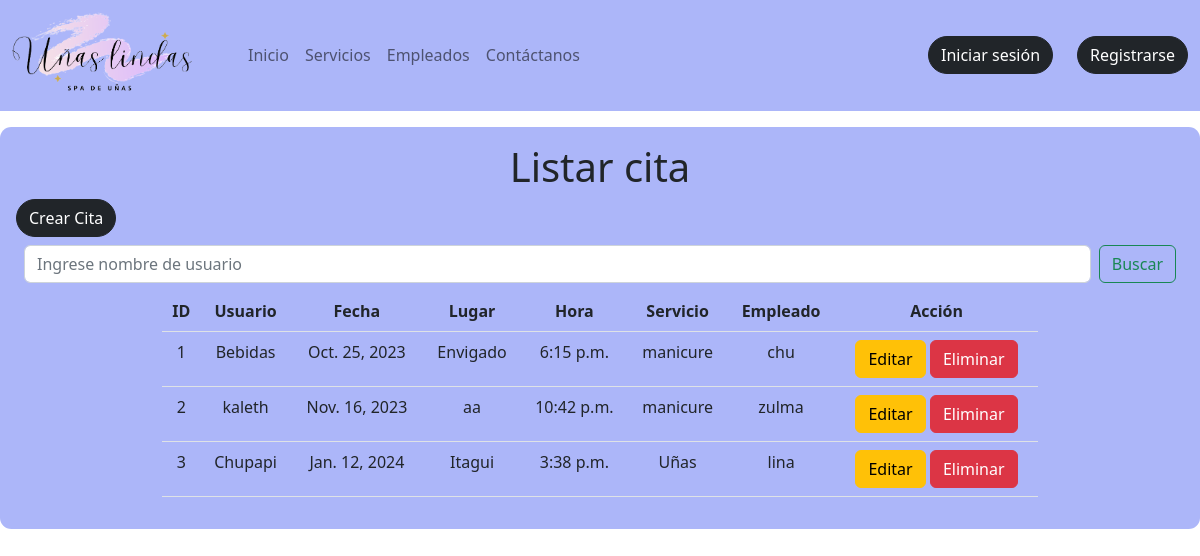
Page /listar_citas on the committed database.
### agenda/models.py (models this page shows, shortened)
class Cita(models.Model):
    idCita=models.BigAutoField( primary_key=True, blank=True)
    idUsuario=models.ForeignKey(Usuario, on_delete=models.CASCADE)
    fecha=models.DateField()
    lugar=models.CharField(max_length=50)
    hora=models.TimeField()
    servicio=models.CharField(max_length=50)
    empleado=models.CharField(max_length=50)

class Usuario(models.Model):
    ROLES=(
        (1,"Administrador"),
        (2,"Empleado"),
        (3,"Usuario")
    )
    idUsuario=models.BigAutoField(primary_key=True,blank=True)
    nombre=models.CharField(max_length=50)
    apellido=models.CharField(max_length=50)
    contacto=models.CharField(max_length=50)
    email=models.CharField(max_length=50)
    nombreUsuario=models.CharField(max_length=50)
    contrasena=models.CharField(max_length=50)
    rol=models.IntegerField(choices=ROLES,default=3)
    def __str__(self):
        return f"{self.nombre}"

### agenda/views.py (the view)
# urls.py: path('listar_citas', views.listar_citas, name="listar_citas"),
def listar_citas(request):
    listar=Cita.objects.all()
    contexto={"datos":listar}
    return render(request,'agenda/citas/listar_cita.html',contexto)

### agenda/templates/agenda/citas/listar_cita.html (shortened to what this page needs)
{% extends 'agenda/base.html' %}
{% load static %}
{% block contenedor %}
<section class="container mt-3 mb-3 p-3" style="background-color: #ACB6F9; max-width: 1400px; border-radius: 0.3cm;">
<h1  class="text-center"> Listar cita</h1>
  <a class="btn btn-dark rounded-pill text-white"href="{% url 'form_citas' %}">Crear Cita</a>
  <form class="d-flex m-2" role="search" method="post" action="{% url 'buscar_cita' %}">
    <input class="form-control me-2" type="search" placeholder="Ingrese nombre de usuario" aria-label="Search" name="buscarcita">
    <button class="btn btn-outline-success" type="submit">Buscar</button>
  </form>
  {% if datos %}
  <table class="table w-75 mx-auto text-center">
    <tr>
        <th>ID</th>
        <th>Usuario</th>
        <th>Fecha</th>
        <th>Lugar</th>
        <th>Hora</th>
        <th>Servicio</th>
        <th>Empleado</th>
        <th>Acción</th>
    </tr>
    {% for i in datos %}
    <tr>
        <td>{{i.idCita}}</td>
        <td>{{i.idUsuario}}</td>
        <td>{{i.fecha}}</td>
        <td>{{i.lugar}}</td>
        <td>{{i.hora}}</td>
        <td>{{i.servicio}}</td>
        <td>{{i.empleado}}</td>
        <td>
            <a class="btn btn-warning" href="{% url 'editar_cita' i.idCita %}">Editar</a>
            <a class="btn btn-danger" href="{% url 'eliminar_cita' i.idCita %}" onclick="return confirm('¿Estas seguro de eliminar?')" >Eliminar</a>
        </td>
    </tr>
    {% endfor %}
    {% else %}
    no hay registros
    {% endif %}
  </table>
</section>
{% endblock %}

### rows in the picture
Cita: idCita "1", idUsuario "Bebidas", fecha "Oct. 25, 2023", lugar "Envigado", hora "6:15 p.m.", servicio "manicure", empleado "chu"
Cita: idCita "2", idUsuario "kaleth", fecha "Nov. 16, 2023", lugar "aa", hora "10:42 p.m.", servicio "manicure", empleado "zulma"
Cita: idCita "3", idUsuario "Chupapi", fecha "Jan. 12, 2024", lugar "Itagui", hora "3:38 p.m.", servicio "Uñas", empleado "lina"
